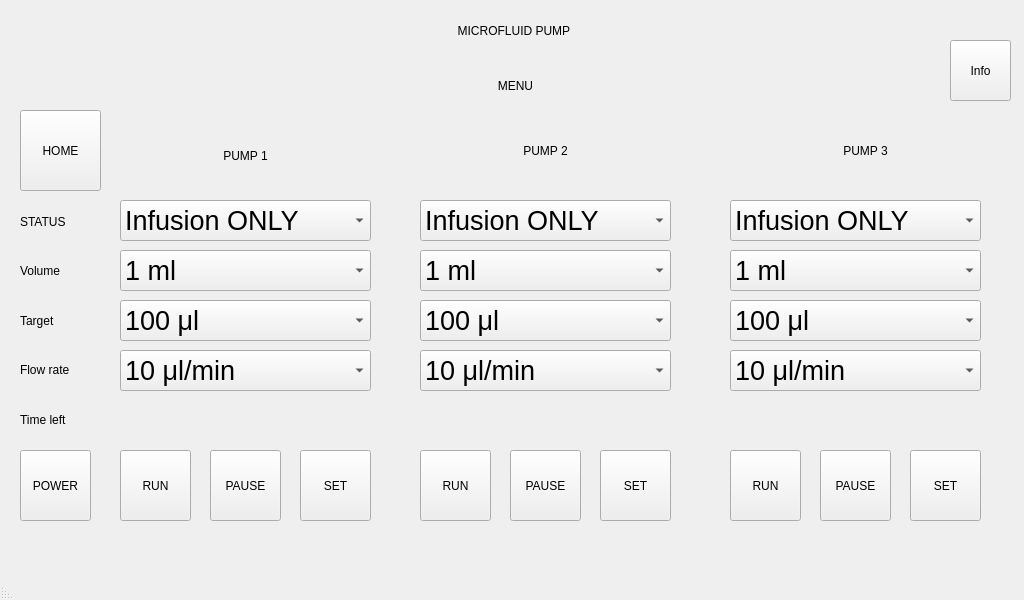
<?xml version="1.0" encoding="UTF-8"?>
<ui version="4.0">
 <class>MainWindow</class>
 <widget class="QMainWindow" name="MainWindow">
  <property name="geometry">
   <rect>
    <x>0</x>
    <y>0</y>
    <width>1024</width>
    <height>600</height>
   </rect>
  </property>
  <property name="contextMenuPolicy">
   <enum>Qt::DefaultContextMenu</enum>
  </property>
  <property name="windowTitle">
   <string>MainWindow</string>
  </property>
  <property name="layoutDirection">
   <enum>Qt::RightToLeft</enum>
  </property>
  <property name="autoFillBackground">
   <bool>false</bool>
  </property>
  <widget class="QWidget" name="centralwidget">
   <widget class="QPushButton" name="power">
    <property name="geometry">
     <rect>
      <x>20</x>
      <y>450</y>
      <width>71</width>
      <height>71</height>
     </rect>
    </property>
    <property name="text">
     <string>POWER</string>
    </property>
   </widget>
   <widget class="QPushButton" name="runP1">
    <property name="geometry">
     <rect>
      <x>120</x>
      <y>450</y>
      <width>71</width>
      <height>71</height>
     </rect>
    </property>
    <property name="text">
     <string>RUN</string>
    </property>
   </widget>
   <widget class="QPushButton" name="pauseP1">
    <property name="geometry">
     <rect>
      <x>210</x>
      <y>450</y>
      <width>71</width>
      <height>71</height>
     </rect>
    </property>
    <property name="text">
     <string>PAUSE</string>
    </property>
   </widget>
   <widget class="QPushButton" name="setP1">
    <property name="geometry">
     <rect>
      <x>300</x>
      <y>450</y>
      <width>71</width>
      <height>71</height>
     </rect>
    </property>
    <property name="text">
     <string>SET</string>
    </property>
   </widget>
   <widget class="QPushButton" name="pauseP2">
    <property name="geometry">
     <rect>
      <x>510</x>
      <y>450</y>
      <width>71</width>
      <height>71</height>
     </rect>
    </property>
    <property name="text">
     <string>PAUSE</string>
    </property>
   </widget>
   <widget class="QPushButton" name="setP2">
    <property name="geometry">
     <rect>
      <x>600</x>
      <y>450</y>
      <width>71</width>
      <height>71</height>
     </rect>
    </property>
    <property name="text">
     <string>SET</string>
    </property>
   </widget>
   <widget class="QPushButton" name="runP2">
    <property name="geometry">
     <rect>
      <x>420</x>
      <y>450</y>
      <width>71</width>
      <height>71</height>
     </rect>
    </property>
    <property name="text">
     <string>RUN</string>
    </property>
   </widget>
   <widget class="QPushButton" name="pauseP3">
    <property name="geometry">
     <rect>
      <x>820</x>
      <y>450</y>
      <width>71</width>
      <height>71</height>
     </rect>
    </property>
    <property name="text">
     <string>PAUSE</string>
    </property>
   </widget>
   <widget class="QPushButton" name="setP3">
    <property name="geometry">
     <rect>
      <x>910</x>
      <y>450</y>
      <width>71</width>
      <height>71</height>
     </rect>
    </property>
    <property name="text">
     <string>SET</string>
    </property>
   </widget>
   <widget class="QPushButton" name="runP3">
    <property name="geometry">
     <rect>
      <x>730</x>
      <y>450</y>
      <width>71</width>
      <height>71</height>
     </rect>
    </property>
    <property name="text">
     <string>RUN</string>
    </property>
   </widget>
   <widget class="QPushButton" name="home">
    <property name="geometry">
     <rect>
      <x>20</x>
      <y>110</y>
      <width>81</width>
      <height>81</height>
     </rect>
    </property>
    <property name="text">
     <string>HOME</string>
    </property>
   </widget>
   <widget class="QLabel" name="pump1">
    <property name="geometry">
     <rect>
      <x>120</x>
      <y>120</y>
      <width>251</width>
      <height>71</height>
     </rect>
    </property>
    <property name="layoutDirection">
     <enum>Qt::LeftToRight</enum>
    </property>
    <property name="text">
     <string>PUMP 1</string>
    </property>
    <property name="alignment">
     <set>Qt::AlignCenter</set>
    </property>
   </widget>
   <widget class="QLabel" name="pump2">
    <property name="geometry">
     <rect>
      <x>420</x>
      <y>110</y>
      <width>251</width>
      <height>81</height>
     </rect>
    </property>
    <property name="layoutDirection">
     <enum>Qt::LeftToRight</enum>
    </property>
    <property name="text">
     <string>PUMP 2</string>
    </property>
    <property name="alignment">
     <set>Qt::AlignCenter</set>
    </property>
   </widget>
   <widget class="QLabel" name="pump3">
    <property name="geometry">
     <rect>
      <x>740</x>
      <y>110</y>
      <width>251</width>
      <height>81</height>
     </rect>
    </property>
    <property name="layoutDirection">
     <enum>Qt::LeftToRight</enum>
    </property>
    <property name="text">
     <string>PUMP 3</string>
    </property>
    <property name="alignment">
     <set>Qt::AlignCenter</set>
    </property>
   </widget>
   <widget class="QPushButton" name="info">
    <property name="geometry">
     <rect>
      <x>950</x>
      <y>40</y>
      <width>61</width>
      <height>61</height>
     </rect>
    </property>
    <property name="text">
     <string>Info</string>
    </property>
   </widget>
   <widget class="QLabel" name="menu">
    <property name="geometry">
     <rect>
      <x>300</x>
      <y>60</y>
      <width>431</width>
      <height>51</height>
     </rect>
    </property>
    <property name="text">
     <string>MENU</string>
    </property>
    <property name="alignment">
     <set>Qt::AlignCenter</set>
    </property>
   </widget>
   <widget class="QLabel" name="namePump">
    <property name="geometry">
     <rect>
      <x>240</x>
      <y>0</y>
      <width>551</width>
      <height>61</height>
     </rect>
    </property>
    <property name="text">
     <string>MICROFLUID PUMP </string>
    </property>
    <property name="alignment">
     <set>Qt::AlignCenter</set>
    </property>
   </widget>
   <widget class="QLabel" name="logo">
    <property name="geometry">
     <rect>
      <x>20</x>
      <y>10</y>
      <width>101</width>
      <height>81</height>
     </rect>
    </property>
    <property name="text">
     <string/>
    </property>
    <property name="pixmap">
     <pixmap>8916abae7ffe8ea0d7ef.jpg</pixmap>
    </property>
    <property name="scaledContents">
     <bool>true</bool>
    </property>
   </widget>
   <widget class="QComboBox" name="statusP1">
    <property name="geometry">
     <rect>
      <x>120</x>
      <y>200</y>
      <width>251</width>
      <height>41</height>
     </rect>
    </property>
    <property name="font">
     <font>
      <pointsize>20</pointsize>
      <weight>50</weight>
      <bold>false</bold>
     </font>
    </property>
    <property name="layoutDirection">
     <enum>Qt::LeftToRight</enum>
    </property>
    <property name="autoFillBackground">
     <bool>true</bool>
    </property>
    <property name="sizeAdjustPolicy">
     <enum>QComboBox::AdjustToMinimumContentsLengthWithIcon</enum>
    </property>
    <item>
     <property name="text">
      <string>Infusion ONLY</string>
     </property>
    </item>
    <item>
     <property name="text">
      <string>Withdraw ONLY</string>
     </property>
    </item>
    <item>
     <property name="text">
      <string>Infusion/ Withdraw</string>
     </property>
    </item>
    <item>
     <property name="text">
      <string>Withdraw/Infusion</string>
     </property>
    </item>
   </widget>
   <widget class="QComboBox" name="statusP2">
    <property name="geometry">
     <rect>
      <x>420</x>
      <y>200</y>
      <width>251</width>
      <height>41</height>
     </rect>
    </property>
    <property name="font">
     <font>
      <pointsize>20</pointsize>
      <weight>50</weight>
      <bold>false</bold>
     </font>
    </property>
    <property name="layoutDirection">
     <enum>Qt::LeftToRight</enum>
    </property>
    <property name="autoFillBackground">
     <bool>true</bool>
    </property>
    <property name="sizeAdjustPolicy">
     <enum>QComboBox::AdjustToMinimumContentsLengthWithIcon</enum>
    </property>
    <item>
     <property name="text">
      <string>Infusion ONLY</string>
     </property>
    </item>
    <item>
     <property name="text">
      <string>Withdraw ONLY</string>
     </property>
    </item>
    <item>
     <property name="text">
      <string>Infusion/ Withdraw</string>
     </property>
    </item>
    <item>
     <property name="text">
      <string>Withdraw/Infusion</string>
     </property>
    </item>
   </widget>
   <widget class="QComboBox" name="statusP3">
    <property name="geometry">
     <rect>
      <x>730</x>
      <y>200</y>
      <width>251</width>
      <height>41</height>
     </rect>
    </property>
    <property name="font">
     <font>
      <pointsize>20</pointsize>
      <weight>50</weight>
      <bold>false</bold>
     </font>
    </property>
    <property name="layoutDirection">
     <enum>Qt::LeftToRight</enum>
    </property>
    <property name="autoFillBackground">
     <bool>true</bool>
    </property>
    <property name="sizeAdjustPolicy">
     <enum>QComboBox::AdjustToMinimumContentsLengthWithIcon</enum>
    </property>
    <item>
     <property name="text">
      <string>Infusion ONLY</string>
     </property>
    </item>
    <item>
     <property name="text">
      <string>Withdraw ONLY</string>
     </property>
    </item>
    <item>
     <property name="text">
      <string>Infusion/ Withdraw</string>
     </property>
    </item>
    <item>
     <property name="text">
      <string>Withdraw/Infusion</string>
     </property>
    </item>
   </widget>
   <widget class="QComboBox" name="volumeP1">
    <property name="geometry">
     <rect>
      <x>120</x>
      <y>250</y>
      <width>251</width>
      <height>41</height>
     </rect>
    </property>
    <property name="sizePolicy">
     <sizepolicy hsizetype="Maximum" vsizetype="Fixed">
      <horstretch>0</horstretch>
      <verstretch>0</verstretch>
     </sizepolicy>
    </property>
    <property name="font">
     <font>
      <pointsize>20</pointsize>
      <weight>50</weight>
      <italic>false</italic>
      <bold>false</bold>
     </font>
    </property>
    <property name="layoutDirection">
     <enum>Qt::LeftToRight</enum>
    </property>
    <property name="autoFillBackground">
     <bool>true</bool>
    </property>
    <property name="insertPolicy">
     <enum>QComboBox::InsertAtBottom</enum>
    </property>
    <item>
     <property name="text">
      <string>1 ml</string>
     </property>
    </item>
    <item>
     <property name="text">
      <string>3 ml</string>
     </property>
    </item>
    <item>
     <property name="text">
      <string>5 ml</string>
     </property>
    </item>
    <item>
     <property name="text">
      <string>10 ml</string>
     </property>
    </item>
    <item>
     <property name="text">
      <string>20 ml</string>
     </property>
    </item>
    <item>
     <property name="text">
      <string>50 ml</string>
     </property>
    </item>
    <item>
     <property name="text">
      <string>200 μl</string>
     </property>
    </item>
    <item>
     <property name="text">
      <string>500 μl</string>
     </property>
    </item>
   </widget>
   <widget class="QComboBox" name="targetP1">
    <property name="geometry">
     <rect>
      <x>120</x>
      <y>300</y>
      <width>251</width>
      <height>41</height>
     </rect>
    </property>
    <property name="font">
     <font>
      <pointsize>20</pointsize>
      <weight>50</weight>
      <italic>false</italic>
      <bold>false</bold>
     </font>
    </property>
    <property name="layoutDirection">
     <enum>Qt::LeftToRight</enum>
    </property>
    <item>
     <property name="text">
      <string>100 μl</string>
     </property>
    </item>
    <item>
     <property name="text">
      <string>200 μl</string>
     </property>
    </item>
    <item>
     <property name="text">
      <string>300 μl</string>
     </property>
    </item>
    <item>
     <property name="text">
      <string>400 μl</string>
     </property>
    </item>
    <item>
     <property name="text">
      <string>500 μl</string>
     </property>
    </item>
    <item>
     <property name="text">
      <string>600 μl</string>
     </property>
    </item>
    <item>
     <property name="text">
      <string>700 μl</string>
     </property>
    </item>
    <item>
     <property name="text">
      <string>800 μl</string>
     </property>
    </item>
    <item>
     <property name="text">
      <string>900 μl</string>
     </property>
    </item>
    <item>
     <property name="text">
      <string>1000 μl</string>
     </property>
    </item>
   </widget>
   <widget class="QComboBox" name="flowRateP1">
    <property name="geometry">
     <rect>
      <x>120</x>
      <y>350</y>
      <width>251</width>
      <height>41</height>
     </rect>
    </property>
    <property name="font">
     <font>
      <pointsize>20</pointsize>
      <weight>50</weight>
      <italic>false</italic>
      <bold>false</bold>
     </font>
    </property>
    <property name="layoutDirection">
     <enum>Qt::LeftToRight</enum>
    </property>
    <item>
     <property name="text">
      <string>10 μl/min</string>
     </property>
    </item>
    <item>
     <property name="text">
      <string>20 μl/min</string>
     </property>
    </item>
    <item>
     <property name="text">
      <string>50 μl/min</string>
     </property>
    </item>
    <item>
     <property name="text">
      <string>100 μl/min</string>
     </property>
    </item>
    <item>
     <property name="text">
      <string>200 μl/min</string>
     </property>
    </item>
    <item>
     <property name="text">
      <string>500 μl/min</string>
     </property>
    </item>
    <item>
     <property name="text">
      <string>1000 μl/min</string>
     </property>
    </item>
    <item>
     <property name="text">
      <string>1500 μl/min</string>
     </property>
    </item>
   </widget>
   <widget class="QComboBox" name="volumeP2">
    <property name="geometry">
     <rect>
      <x>420</x>
      <y>250</y>
      <width>251</width>
      <height>41</height>
     </rect>
    </property>
    <property name="sizePolicy">
     <sizepolicy hsizetype="Maximum" vsizetype="Fixed">
      <horstretch>0</horstretch>
      <verstretch>0</verstretch>
     </sizepolicy>
    </property>
    <property name="font">
     <font>
      <pointsize>20</pointsize>
      <weight>50</weight>
      <italic>false</italic>
      <bold>false</bold>
     </font>
    </property>
    <property name="layoutDirection">
     <enum>Qt::LeftToRight</enum>
    </property>
    <property name="autoFillBackground">
     <bool>true</bool>
    </property>
    <property name="insertPolicy">
     <enum>QComboBox::InsertAtBottom</enum>
    </property>
    <item>
     <property name="text">
      <string>1 ml</string>
     </property>
    </item>
    <item>
     <property name="text">
      <string>3 ml</string>
     </property>
    </item>
    <item>
     <property name="text">
      <string>5 ml</string>
     </property>
    </item>
    <item>
     <property name="text">
      <string>10 ml</string>
     </property>
    </item>
    <item>
     <property name="text">
      <string>20 ml</string>
     </property>
    </item>
    <item>
     <property name="text">
      <string>50 ml</string>
     </property>
    </item>
    <item>
     <property name="text">
      <string>200 μl</string>
     </property>
    </item>
    <item>
     <property name="text">
      <string>500 μl</string>
     </property>
    </item>
   </widget>
   <widget class="QComboBox" name="targetP2">
    <property name="geometry">
     <rect>
      <x>420</x>
      <y>300</y>
      <width>251</width>
      <height>41</height>
     </rect>
    </property>
    <property name="font">
     <font>
      <pointsize>20</pointsize>
      <weight>50</weight>
      <italic>false</italic>
      <bold>false</bold>
     </font>
    </property>
    <property name="layoutDirection">
     <enum>Qt::LeftToRight</enum>
    </property>
    <item>
     <property name="text">
      <string>100 μl</string>
     </property>
    </item>
    <item>
     <property name="text">
      <string>200 μl</string>
     </property>
    </item>
    <item>
     <property name="text">
      <string>300 μl</string>
     </property>
    </item>
    <item>
     <property name="text">
      <string>400 μl</string>
     </property>
    </item>
    <item>
     <property name="text">
      <string>500 μl</string>
     </property>
    </item>
    <item>
     <property name="text">
      <string>600 μl</string>
     </property>
    </item>
    <item>
     <property name="text">
      <string>700 μl</string>
     </property>
    </item>
    <item>
     <property name="text">
      <string>800 μl</string>
     </property>
    </item>
    <item>
     <property name="text">
      <string>900 μl</string>
     </property>
    </item>
    <item>
     <property name="text">
      <string>1000 μl</string>
     </property>
    </item>
   </widget>
   <widget class="QComboBox" name="flowRateP2">
    <property name="geometry">
     <rect>
      <x>420</x>
      <y>350</y>
      <width>251</width>
      <height>41</height>
     </rect>
    </property>
    <property name="font">
     <font>
      <pointsize>20</pointsize>
      <weight>50</weight>
      <italic>false</italic>
      <bold>false</bold>
     </font>
    </property>
    <property name="layoutDirection">
     <enum>Qt::LeftToRight</enum>
    </property>
    <item>
     <property name="text">
      <string>10 μl/min</string>
     </property>
    </item>
    <item>
     <property name="text">
      <string>20 μl/min</string>
     </property>
    </item>
    <item>
     <property name="text">
      <string>50 μl/min</string>
     </property>
    </item>
    <item>
     <property name="text">
      <string>100 μl/min</string>
     </property>
    </item>
    <item>
     <property name="text">
      <string>200 μl/min</string>
     </property>
    </item>
    <item>
     <property name="text">
      <string>500 μl/min</string>
     </property>
    </item>
    <item>
     <property name="text">
      <string>1000 μl/min</string>
     </property>
    </item>
    <item>
     <property name="text">
      <string>1500 μl/min</string>
     </property>
    </item>
   </widget>
   <widget class="QComboBox" name="volumeP3">
    <property name="geometry">
     <rect>
      <x>730</x>
      <y>250</y>
      <width>251</width>
      <height>41</height>
     </rect>
    </property>
    <property name="sizePolicy">
     <sizepolicy hsizetype="Maximum" vsizetype="Fixed">
      <horstretch>0</horstretch>
      <verstretch>0</verstretch>
     </sizepolicy>
    </property>
    <property name="font">
     <font>
      <pointsize>20</pointsize>
      <weight>50</weight>
      <italic>false</italic>
      <bold>false</bold>
     </font>
    </property>
    <property name="layoutDirection">
     <enum>Qt::LeftToRight</enum>
    </property>
    <property name="autoFillBackground">
     <bool>true</bool>
    </property>
    <property name="insertPolicy">
     <enum>QComboBox::InsertAtBottom</enum>
    </property>
    <item>
     <property name="text">
      <string>1 ml</string>
     </property>
    </item>
    <item>
     <property name="text">
      <string>3 ml</string>
     </property>
    </item>
    <item>
     <property name="text">
      <string>5 ml</string>
     </property>
    </item>
    <item>
     <property name="text">
      <string>10 ml</string>
     </property>
    </item>
    <item>
     <property name="text">
      <string>20 ml</string>
     </property>
    </item>
    <item>
     <property name="text">
      <string>50 ml</string>
     </property>
    </item>
    <item>
     <property name="text">
      <string>200 μl</string>
     </property>
    </item>
    <item>
     <property name="text">
      <string>500 μl</string>
     </property>
    </item>
   </widget>
   <widget class="QComboBox" name="targetP3">
    <property name="geometry">
     <rect>
      <x>730</x>
      <y>300</y>
      <width>251</width>
      <height>41</height>
     </rect>
    </property>
    <property name="font">
     <font>
      <pointsize>20</pointsize>
      <weight>50</weight>
      <italic>false</italic>
      <bold>false</bold>
     </font>
    </property>
    <property name="layoutDirection">
     <enum>Qt::LeftToRight</enum>
    </property>
    <item>
     <property name="text">
      <string>100 μl</string>
     </property>
    </item>
    <item>
     <property name="text">
      <string>200 μl</string>
     </property>
    </item>
    <item>
     <property name="text">
      <string>300 μl</string>
     </property>
    </item>
    <item>
     <property name="text">
      <string>400 μl</string>
     </property>
    </item>
    <item>
     <property name="text">
      <string>500 μl</string>
     </property>
    </item>
    <item>
     <property name="text">
      <string>600 μl</string>
     </property>
    </item>
    <item>
     <property name="text">
      <string>700 μl</string>
     </property>
    </item>
    <item>
     <property name="text">
      <string>800 μl</string>
     </property>
    </item>
    <item>
     <property name="text">
      <string>900 μl</string>
     </property>
    </item>
    <item>
     <property name="text">
      <string>1000 μl</string>
     </property>
    </item>
   </widget>
   <widget class="QComboBox" name="flowRateP3">
    <property name="geometry">
     <rect>
      <x>730</x>
      <y>350</y>
      <width>251</width>
      <height>41</height>
     </rect>
    </property>
    <property name="font">
     <font>
      <pointsize>20</pointsize>
      <weight>50</weight>
      <italic>false</italic>
      <bold>false</bold>
     </font>
    </property>
    <property name="layoutDirection">
     <enum>Qt::LeftToRight</enum>
    </property>
    <item>
     <property name="text">
      <string>10 μl/min</string>
     </property>
    </item>
    <item>
     <property name="text">
      <string>20 μl/min</string>
     </property>
    </item>
    <item>
     <property name="text">
      <string>50 μl/min</string>
     </property>
    </item>
    <item>
     <property name="text">
      <string>100 μl/min</string>
     </property>
    </item>
    <item>
     <property name="text">
      <string>200 μl/min</string>
     </property>
    </item>
    <item>
     <property name="text">
      <string>500 μl/min</string>
     </property>
    </item>
    <item>
     <property name="text">
      <string>1000 μl/min</string>
     </property>
    </item>
    <item>
     <property name="text">
      <string>1500 μl/min</string>
     </property>
    </item>
   </widget>
   <widget class="QWidget" name="layoutWidget">
    <property name="geometry">
     <rect>
      <x>20</x>
      <y>200</y>
      <width>81</width>
      <height>241</height>
     </rect>
    </property>
    <layout class="QVBoxLayout" name="verticalLayout">
     <item>
      <widget class="QLabel" name="status">
       <property name="text">
        <string>STATUS</string>
       </property>
      </widget>
     </item>
     <item>
      <widget class="QLabel" name="volume">
       <property name="text">
        <string>Volume</string>
       </property>
      </widget>
     </item>
     <item>
      <widget class="QLabel" name="target">
       <property name="text">
        <string>Target</string>
       </property>
      </widget>
     </item>
     <item>
      <widget class="QLabel" name="flowRate">
       <property name="text">
        <string>Flow rate</string>
       </property>
      </widget>
     </item>
     <item>
      <widget class="QLabel" name="timeLeft">
       <property name="text">
        <string>Time left</string>
       </property>
      </widget>
     </item>
    </layout>
   </widget>
  </widget>
  <widget class="QMenuBar" name="menubar">
   <property name="geometry">
    <rect>
     <x>0</x>
     <y>0</y>
     <width>1024</width>
     <height>28</height>
    </rect>
   </property>
  </widget>
  <widget class="QStatusBar" name="statusbar"/>
 </widget>
 <resources/>
 <connections/>
</ui>
